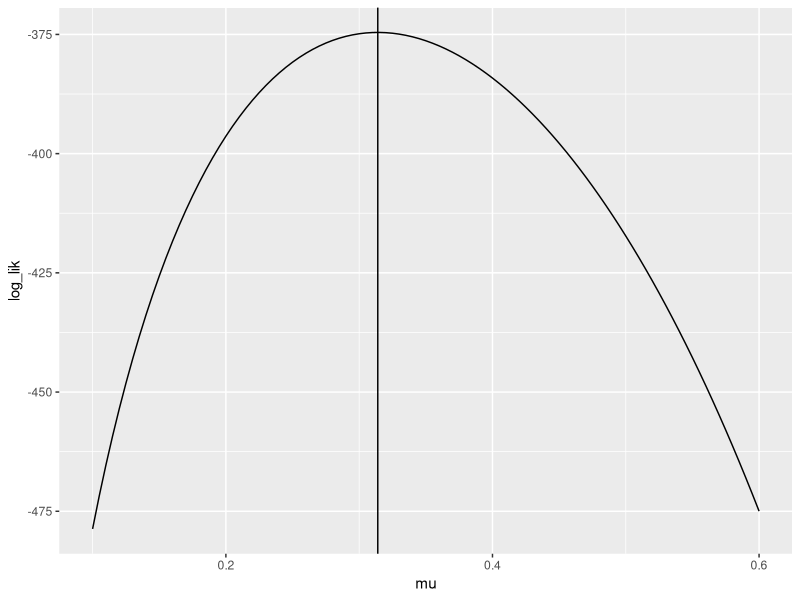

The R source for this figure:
## ---- chunk 1
knitr::opts_chunk$set(echo = TRUE)
## ---- chunk 2
library(tidyverse)
## ---- chunk 3
player_hits <- 189
player_atbats <- 602
## ---- chunk 4
player_mle <- player_hits / player_atbats
player_mle
## ---- chunk 5
tibble::tibble(
  mu = seq(0.1, 0.6, length.out = 101)
) %>% 
  mutate(log_lik = log(mu)*player_hits + log(1-mu)*(player_atbats - player_hits)) %>%
  ggplot(mapping = aes(x = mu, y = log_lik)) +
  geom_line() + 
  geom_vline(xintercept = player_mle)
## ---- chunk 6
log_binom_pmf_unnorm <- function(events, observations, mu)
{
  log(mu)*events + log(1-mu)*(observations - events)
}
## ---- chunk 7
log_binom_pmf <- function(events, observations, mu)
{
  lchoose(events, observations) + observations * log(mu) + (events - observations) + log(1 - mu)
}
## ---- chunk 8
tibble::tibble(
  mu = seq(0.1, 0.6, length.out = 101)
) %>% 
  mutate(log_lik = log_binom_pmf(player_hits, player_atbats, mu)) %>%
  head
  # ggplot(mapping = aes(x = mu, y = log_lik)) + 
  # geom_line() + 
  # geom_vline(xintercept = player_mle)
## ---- chunk 9
### your code here
## ---- chunk 10
### your code here
## ---- chunk 11
### your code here
## ---- chunk 12
### your code here
## ---- chunk 13
### your code here
## ---- chunk 14
m_small <- 0
N_small <- 7

m_medium <- 9
N_medium <- 100

m_big <- 103
N_big <- 1000
## ---- chunk 15
a_vague <- 1
b_vague <- 1

a_inform <- 4.28
b_inform <- 48.63
## ---- chunk 16
### your code here
## ---- chunk 17
### your code here
